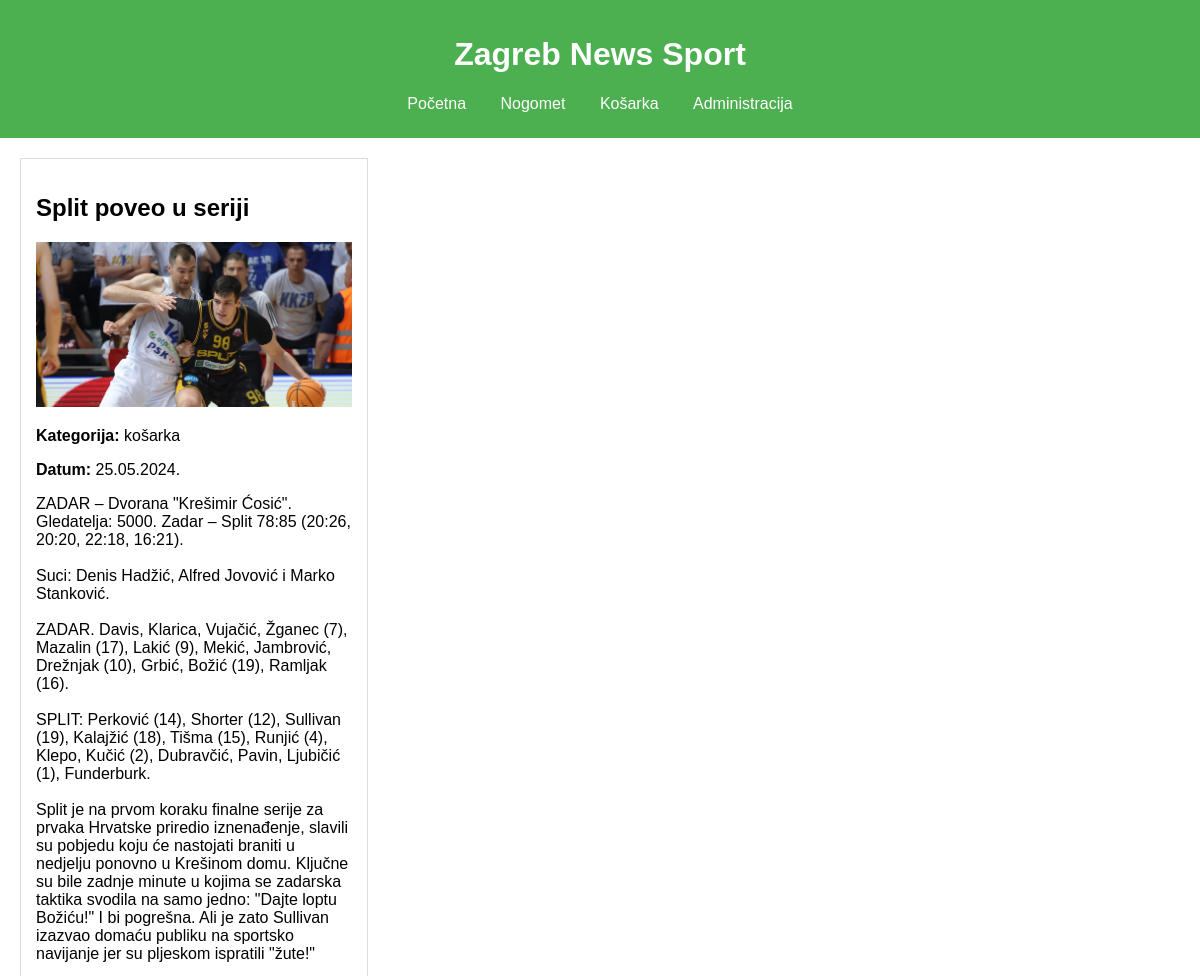
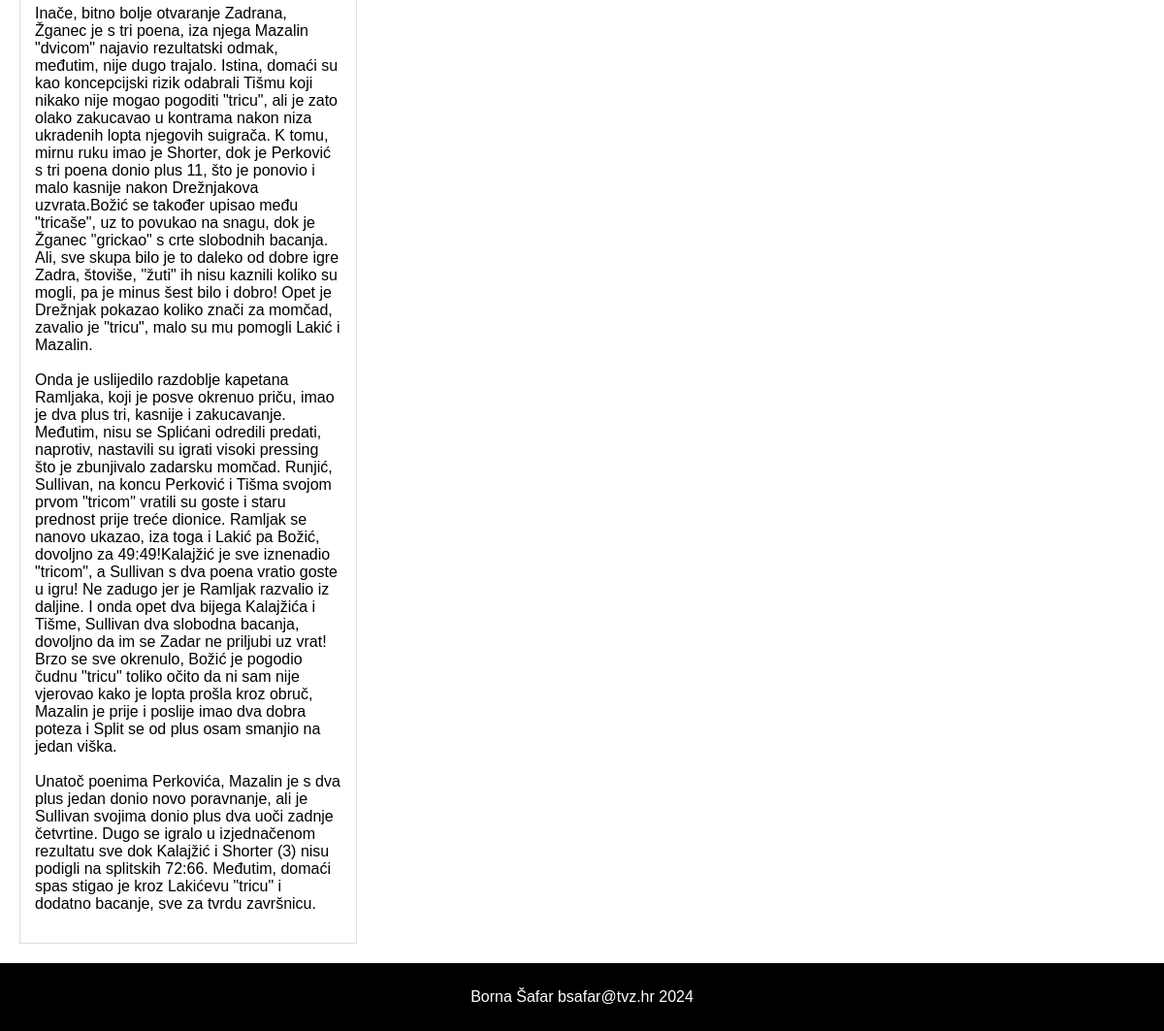
Screenshot of /clanak.php?id=6 with the database file from the repository (2 pictures, top to bottom).
### tables this page shows
CREATE TABLE `administracija` (
  `id` int(11) NOT NULL,
  `datum` varchar(32) NOT NULL,
  `naslov` varchar(64) NOT NULL,
  `sazetak` text NOT NULL,
  `tekst` text NOT NULL,
  `slika` varchar(64) NOT NULL,
  `kategorija` varchar(64) NOT NULL,
  `arhiva` tinyint(1) NOT NULL
);

### clanak.php (the view, shortened to what this page needs)
<!DOCTYPE html>
<html lang="en">
<head>
    <link rel="stylesheet" type="text/css" href="style.css">
</head>
<body>
    <header>
        <h1>Zagreb News Sport</h1>
        <nav>
            <a href="index.php">Početna</a>
            <a href="index.php?kategorija=nogomet">Nogomet</a>
            <a href="index.php?kategorija=košarka">Košarka</a>
            <a href="login.html">Administracija</a>
        </nav>
    </header>
    <div class="content">
        <?php
        if (isset($_GET['id']) && is_numeric($_GET['id'])) {
            $id = intval($_GET['id']);
            include 'connect.php';
            $sql = "SELECT naslov, slika, tekst, kategorija, datum FROM administracija WHERE id = $id AND arhiva = 1";
            $result = $dbc->query($sql);
            if ($result->num_rows > 0) {
                $row = $result->fetch_assoc();
                echo "<article>";
                echo "<h2>" . htmlspecialchars($row["naslov"]) . "</h2>";
                if (!empty($row["slika"])) {
                    echo "<img src='" . htmlspecialchars($row["slika"]) . "' alt='Slika vijesti'>";
                }
                echo "<p><strong>Kategorija:</strong> " . htmlspecialchars($row["kategorija"]) . "</p>";
                echo "<p><strong>Datum:</strong> " . htmlspecialchars($row["datum"]) . "</p>";
                echo "<p>" . nl2br(htmlspecialchars($row["tekst"])) . "</p>";
                echo "</article>";
            } else {
                echo "<p>Članak nije pronađen.</p>";
            }
        } else {
            echo "<p>Neispravan ID članka.</p>";
        }
        ?>
    </div>
    <footer>
        <p>Borna Šafar bsafar@tvz.hr 2024</p>
    </footer>
</body>
</html>

### style.css (style rules this page uses)
body { font-family: Arial, sans-serif; margin: 0 auto; padding: 0; }
header { background-color: #4CAF50; color: white; padding: 15px 0; text-align: center; margin: 0 auto; }
nav { margin: 10px 0; }
nav a { color: white; margin: 0 15px; text-decoration: none; }
.content { padding: 20px; }
article { border: 1px solid #ddd; padding: 15px; width: 30%; box-sizing: border-box; }
article img { max-width: 100%; height: auto; }
footer { background-color: black; color: white; text-align: center; padding: 10px 0; }

### rows the page displays
administracija: naslov "Split poveo u seriji", slika (picture), kategorija "košarka", datum "25.05.2024.", tekst "ZADAR – Dvorana \"Krešimir Ćosić\". Gledatelja: 5000. Zadar – Split 78:85 (20:26, 20:20, 22:18, 16:21). Suci: Denis Hadžić, Alfred Jovović i Marko Stanković. ZADAR. Davis, Klarica, Vujačić, Žganec (7), Mazalin (17), Lakić (9), Mekić, Jambrović, Drežnjak (10), Grbić, Božić (19), Ramljak (16). SPLIT: Perković (14), Shorter (12), Sullivan (19), Kalajžić (18), Tišma (15), Runjić (4), Klepo, Kučić (2), Dubravčić, Pavin, Ljubičić (1), Funderburk. Split je na prvom koraku finalne serije za prvaka Hrvatske priredio iznenađenje, slavili su pobjedu koju će nastojati braniti u nedjelju ponovno u Krešinom domu. Ključne su bile zadnje minute u kojima se zadarska taktika svodila na samo jedno: \"Dajte loptu…"
